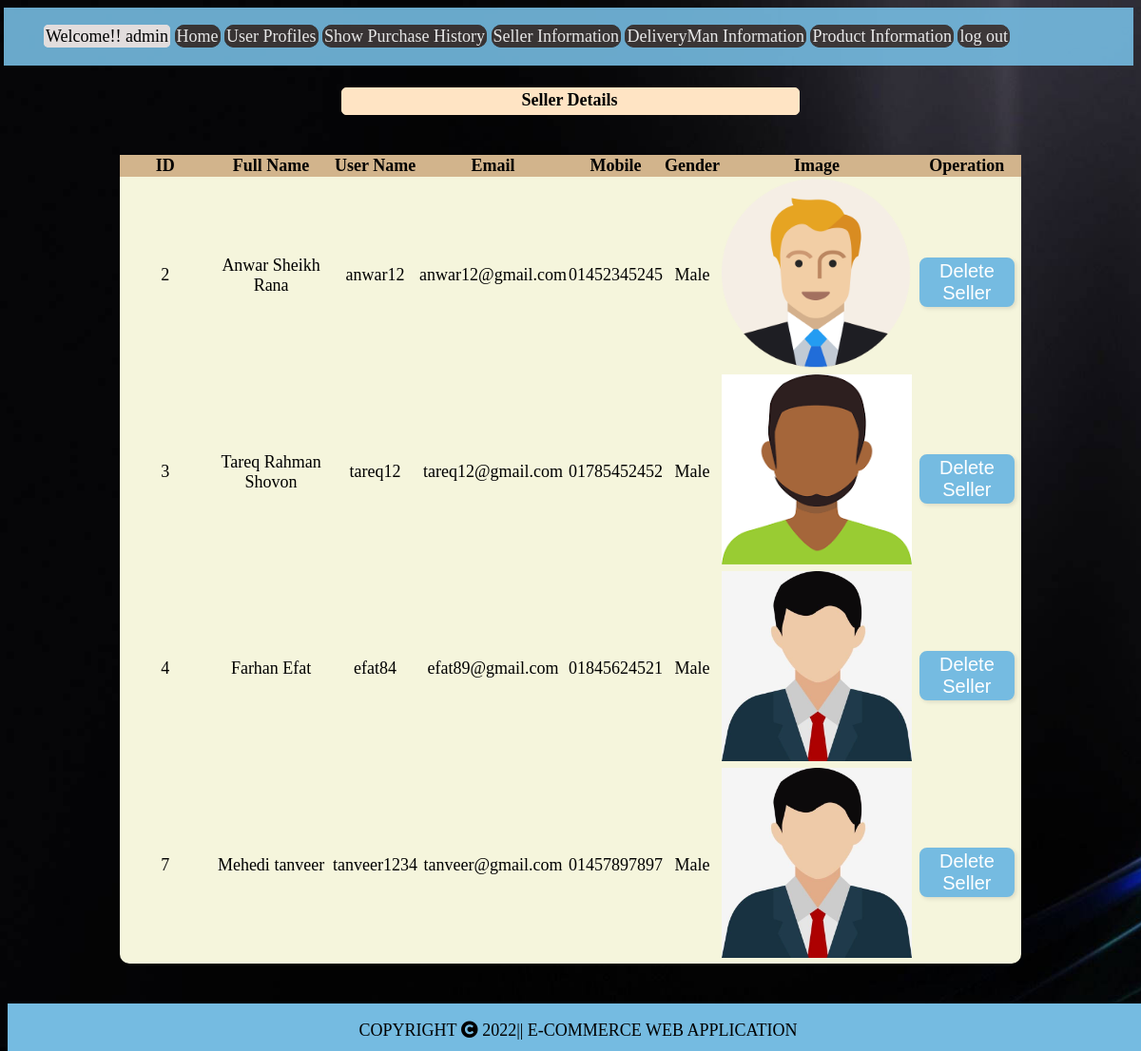
Page /view/display_sellers.php (signed in) on the committed database.
### tables this page shows
CREATE TABLE `sellers` (
  `id` int(250) NOT NULL,
  `fullname` varchar(250) NOT NULL,
  `username` varchar(250) NOT NULL,
  `email` varchar(250) NOT NULL,
  `mobile` varchar(30) NOT NULL,
  `gender` varchar(200) NOT NULL,
  `image` varchar(250) NOT NULL,
  `password` varchar(250) NOT NULL
);

### view/display_sellers.php (the view, shortened to what this page needs)
<?php
include("../model/connection.php");
$link_address2 ='../controller/sellers_delete.php';
?>
<!DOCTYPE html>
<html>
    <head>
    <link
      rel="stylesheet"
      href="https://use.fontawesome.com/releases/v5.15.4/css/all.css"
    />
    <link rel="stylesheet" href="../view/css/displayusers.css">
    </head>
<body>
<?php include('admin_header.php');?>
<br>
<br>
<br>
<br>
<div>
    <span>Seller Details</span>
</div>
<br>
<br>
    <div class="container2">
        <table align="center" >
            <tr>
                <th style="width: 10%;">ID</th>
                <th>Full Name</th>
                <th>User Name</th>
                <th>Email</th>
                <th>Mobile</th>
                <th>Gender</th>
                <th>Image</th>
                <th>Operation</td>
            </tr>
            <?php
            $sql = "Select *from `sellers` ";
            $result = mysqli_query($conn, $sql);
            if ($result) {
                while ($row = mysqli_fetch_assoc($result)) {
                    $id = $row['id'];
                    $fullname = $row['fullname'];
                    $username = $row['username'];
                    $email = $row['email'];
                    $mobile = $row['mobile'];
                    $gender = $row['gender'];
                    echo "<tr>
                    <td> {$id}</td>
                    <td> {$fullname}</td>
                    <td> {$username}</td>
                    <td> {$email}</td>
                    <td> {$mobile}</td>
                    <td> {$gender}</td>
                    <td><img src=../view/images/$row[image]></td>
                    <td>
                    <button><a href='$link_address2?delete_id=".$id."'>Delete Seller</a></button>
                    </td>
                    </tr>";
                }
            }
            ?>
        </table>
        <br>
        <br><br><br>
        </div>
        <?php include('../view/footer.php');?>
</body>
</html>

### view/css/displayusers.css (style rules this page uses)
body { background-image: url("../images/bg.jpg"); background-repeat: no-repeat; background-size: cover; }
img { height: 200px; width: 200px; }
a { text-decoration: none; }
table { width: 80%; background-color: beige; border-collapse: collapse; font-size: 18px; border-radius: 10px; padding-top: 30px; font-family: cursive; }
th { text-align: center; background-color: tan; }
td { text-align: center; }
button { margin-top: 15px; width: 90%; height: 45%; display: flex; justify-content: center; background-color: #75bbe1; border: 2px solid #75bbe1; border-radius: 8px; color: black; font-size: 20px; cursor: pointer; box-shadow: 2px 2px 4px rgba(0, 0, 0, 0.1); transition: all 0.1s ease; margin-left: auto; margin-right: auto; }
span { background-color: bisque; border: 1px solid bisque; border-radius: 5px; display: block; text-align: center; width: 40%; font-size: 18px; font-weight: 700; margin-left: auto; margin-right: auto; padding: 2px 4px 4px 2px; font-family: cursive; }

### view/css/header.css (style rules this page uses)
body { font-size: 18px; font-family: cursive; }
a { color: white; }

### rows in the picture
sellers: id "2", fullname "Anwar Sheikh Rana", username "anwar12", email "anwar12@gmail.com", mobile "01452345245", gender "Male", image (picture)
sellers: id "3", fullname "Tareq Rahman Shovon", username "tareq12", email "tareq12@gmail.com", mobile "01785452452", gender "Male", image (picture)
sellers: id "4", fullname "Farhan Efat", username "efat84", email "efat89@gmail.com", mobile "01845624521", gender "Male", image (picture)
sellers: id "7", fullname "Mehedi tanveer", username "tanveer1234", email "tanveer@gmail.com", mobile "01457897897", gender "Male", image (picture)

### other values in the picture
$_SESSION['user'] "admin"
